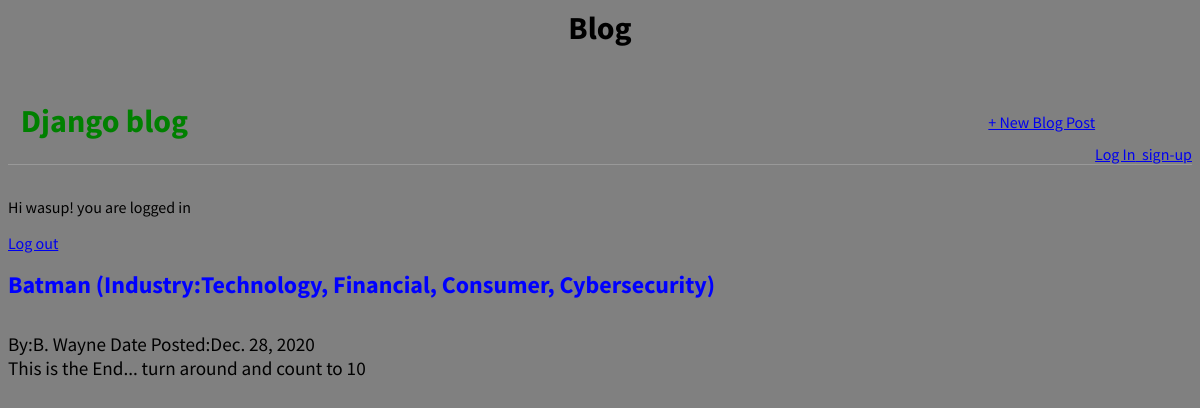
The app's page / (signed in), older data.
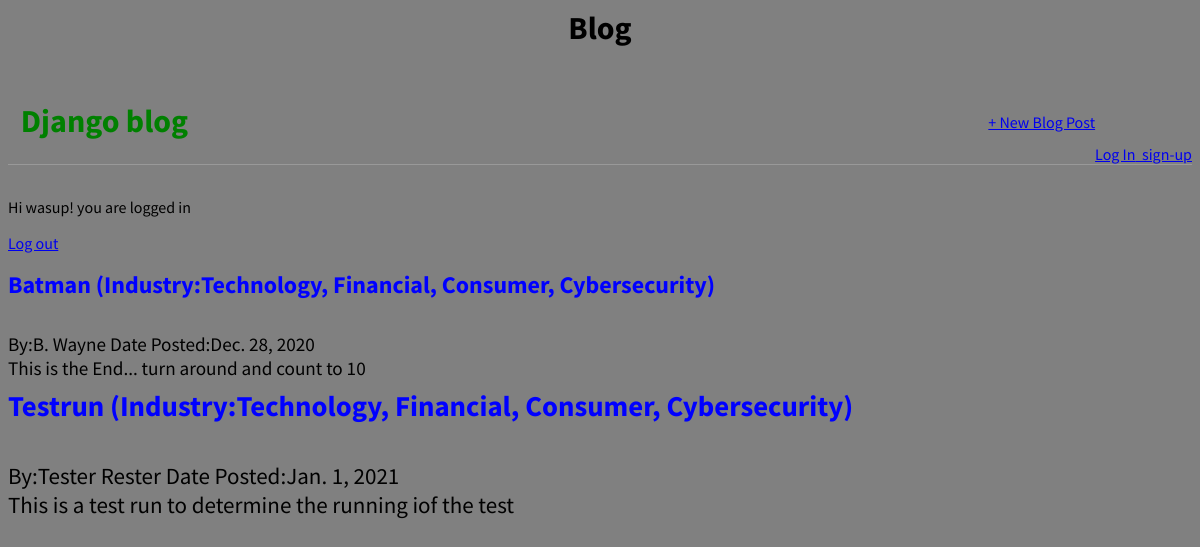
The same page, newer data.
### blog/models.py (models this page shows, shortened)
class Post(models.Model):
    SUBJECT_CHOICES = (
        ('tech', 'Technology'),
        ('finance', 'Financial'),
        ('cons', 'Consumer'),
        ('cyber', 'Cybersecurity'),
    )
    genre = MultiSelectField(choices=SUBJECT_CHOICES, default='DEFAULT VALUE')
    title = models.CharField(max_length=50)
    first_name = models.CharField(max_length=30, default='DEFAULT VALUE')
    last_name = models.CharField(max_length=30, default='DEFAULT VALUE')
    body = models.TextField()
    post_date = models.DateField(auto_now_add=True)

### blog/views.py (the view)
# urls.py: path('', BlogListView.as_view(), name='home'),
class BlogListView(LoginRequiredMixin, ListView):
    model = Post
    template_name = 'home.html'
    login_url = 'login'

### templates/home.html
{% extends 'base.html' %}
{% block content %}
{% for post in object_list %}
<div class="post-entry">
<h2><a href="{% url 'post_detail' post.pk %}">{{ post.title }} (Industry:{{ post.genre}})</a></h2>
<big/>
  <br>By:{{post.first_name }}
         {{post.last_name}}
Date Posted:{{ post.post_date}}
     <p>{{ post.body }}</p>
<div/>
   {% endfor %}
</div>
 <body style="background-color:gray;">
{% endblock content %}

Row changes from the older to the newer data that the page shows:
added Post: title "Testrun", genre "Technology, Financial, Consumer, Cybersecurity", first_name "Tester", last_name "Rester", post_date "Jan. 1, 2021", body "This is a test run to determine the running iof the test"
